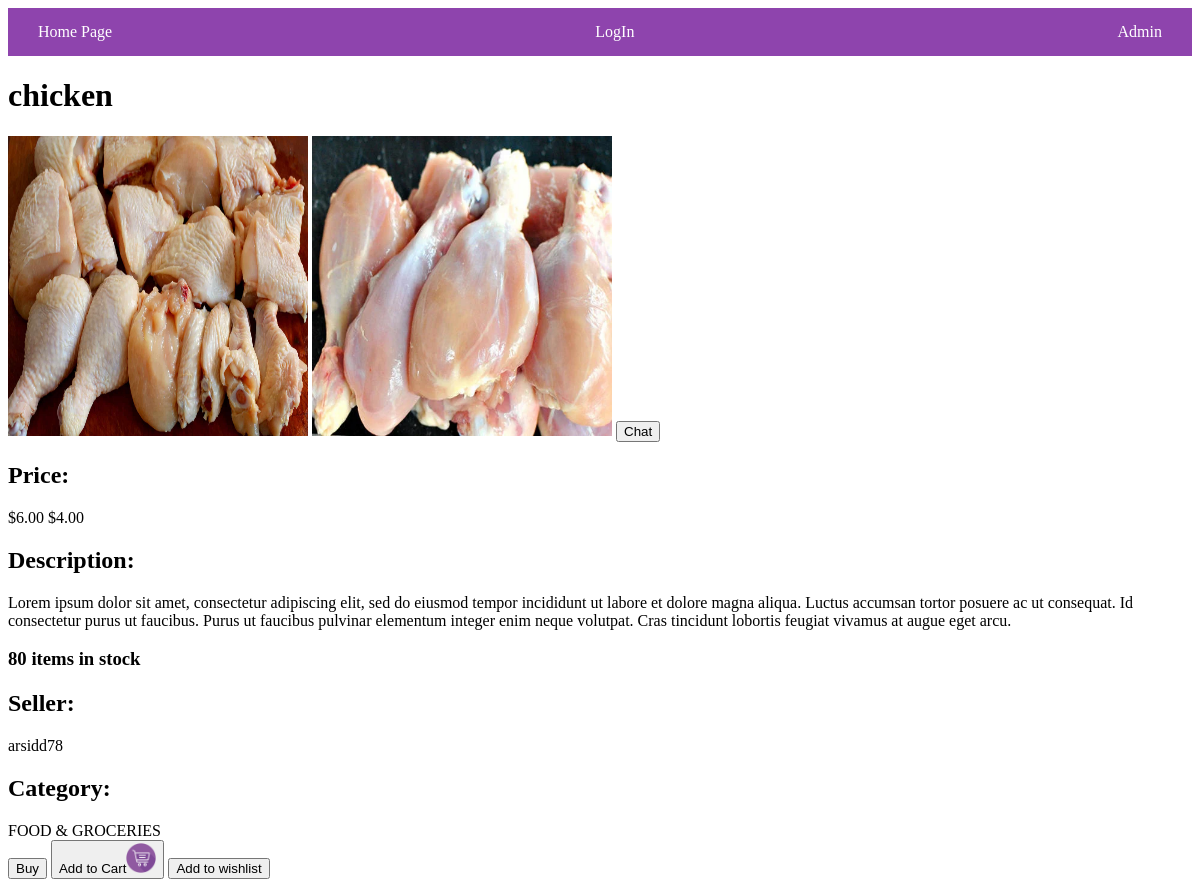
Screenshot of /detail/12/ with the database file from the repository.
### product/models.py (models this page shows, shortened)
class Products(models.Model):
    name = models.ForeignKey(User,on_delete=models.CASCADE)
    product_name = models.CharField(max_length=200)
    product_description = models.TextField(max_length=500)
    product_price = models.DecimalField('Price',max_digits=7,decimal_places=2)
    product_discounted_price = models.DecimalField('Discounted Price',max_digits=7,decimal_places=2,null=True,blank=True)
    product_specification = models.TextField(null= True, blank= True)
    product_posted_date = models.DateField( auto_now_add=True)
    product_images = models.ImageField(upload_to='products/')
    product_images2 = models.ImageField(null=True,blank=True,upload_to='products/')
    product_images3 = models.ImageField(null=True,blank=True,upload_to='products/')
    product_images4 = models.ImageField(null=True,blank=True,upload_to='products/')
    product_images5 = models.ImageField(null=True,blank=True,upload_to='products/')
    categories_choices = product_categories = {
    "ELECTRONICS": "Electronics",
    "CLOTHING & ACCESSORIES": "Clothing & Accessories",
    "HOME & KITCHEN": "Home & Kitchen",
    "BEAUTY & PERSONAL CARE": "Beauty & Personal Care",
    "HEALTH & FITNESS": "Health & Fitness",
    "TOYS & GAMES": "Toys & Games",
    "BOOKS & MEDIA": "Books & Media",
    "AUTOMOTIVE": "Automotive",
    "SPORTS & OUTDOORS": "Sports & Outdoors",
    "PET SUPPLIES": "Pet Supplies",
    "HOME APPLIANCES": "Home Appliances",
    "OFFICE SUPPLIES": "Office Supplies",
    "FURNITURE & DECOR": "Furniture & Decor",
    "JEWELRY & WATCHES": "Jewelry & Watches",
    "BABY & TODDLER": "Baby & Toddler",
    "FOOD & GROCERIES": "Food & Groceries",
    "ARTS & CRAFTS": "Arts & Crafts",
    "MUSICAL INSTRUMENTS": "Musical Instruments",
    "GARDEN & OUTDOOR LIVING": "Garden & Outdoor Living",
    "TRAVEL & LUGGAGE": "Travel & Luggage",
    "SMARTPHONE": "Smartphone",
    "LAPTOP": "Laptop",
    "CAMERA": "Camera",
    "TV": "TV",
    "HEADPHONE": "Headphone",
    "GADGET": "Gadget",
    "APPAREL": "Apparel",
    "BAG": "Bag",
    "JEWELRY": "Jewelry",
    "SUNGLASSES": "Sunglasses",
    "WATCH": "Watch",
    "HOME IMPROVEMENT": "Home Improvement",
    "DECOR": "Decor",
    "KITCHEN APPLIANCES": "Kitchen Appliances",
    "COOKWARE": "Cookware",
    "FURNITURE": "Furniture",
    "SKINCARE": "Skincare",
    "MAKEUP": "Makeup",
    "HAIRCARE": "Haircare",
    "GROOMING": "Grooming",
    "FRAGRANCES": "Fragrances",
    "EXERCISE EQUIPMENT": "Exercise Equipment",
    "NUTRITIONAL SUPPLEMENTS": "Nutritional Supplements",
    "FITNESS TRACKERS": "Fitness Trackers",
    "YOGA MATS": "Yoga Mats",
    "TOYS": "Toys",
    "BOARD GAMES": "Board Games",
    "PUZZLES": "Puzzles",
    "EDUCATIONAL TOYS": "Educational Toys",
    "OUTDOOR PLAY EQUIPMENT": "Outdoor Play Equipment",
    "BOOKS": "Books",
    "E-BOOKS": "E-books",
    "AUDIOBOOKS": "Audiobooks",
    "DVDS": "DVDs",
    "CDS": "CDs",
    "DIGITAL MEDIA": "Digital Media",
    "CAR PARTS": "Car Parts",
    "ACCESSORIES": "Accessories",
    "TOOLS": "Tools",
    "MAINTENANCE SUPPLIES": "Maintenance Supplies",
    "ELECTRONICS": "Electronics",
    "SPORTING EQUIPMENT": "Sporting Equipment",
    "CAMPING GEAR": "Camping Gear",
    "HIKING GEAR": "Hiking Gear",
    "OUTDOOR CLOTHING": "Outdoor Clothing",
    "FOOD": "Food",
    "TOYS": "Toys",
    "GROOMING PRODUCTS": "Grooming Products",
    "BEDS": "Beds",
    "CARRIERS": "Carriers",
    "LARGE APPLIANCES": "Large Appliances",
    "SMALL APPLIANCES": "Small Appliances",
    "STATIONERY": "Stationery",
    "DESK ORGANIZERS": "Desk Organizers",
    "PRINTERS": "Printers",
    "OFFICE FURNITURE": "Office Furniture",
    "TECHNOLOGY ACCESSORIES": "Technology Accessories",
    "SOFAS": "Sofas",
    "CHAIRS": "Chairs",
    "TABLES": "Tables",
    "LIGHTING FIXTURES": "Lighting Fixtures",
    "RUGS": "Rugs",
    "RINGS": "Rings",
    "NECKLACES": "Necklaces",
    "BRACELETS": "Bracelets",
    "EARRINGS": "Earrings",
    "WATCHES": "Watches",
    "CLOTHING": "Clothing",
    "DIAPERS": "Diapers",
    "FEEDING SUPPLIES": "Feeding Supplies",
    "STROLLERS": "Strollers",
    "TOYS": "Toys",
    "NON-PERISHABLE FOOD": "Non-perishable Food",
    "SNACKS": "Snacks",
    "BEVERAGES": "Beverages",
    "GOURMET FOODS": "Gourmet Foods",
    "SPICES": "Spices",
    "ART SUPPLIES": "Art Supplies",
    "CRAFTING MATERIALS": "Crafting Materials",
    "DIY KITS": "DIY Kits",
    "SEWING SUPPLIES": "Sewing Supplies",
    "GUITARS": "Guitars",
    "KEYBOARDS": "Keyboards",
    "DRUMS": "Drums",
    "VIOLINS": "Violins",
    "WIND INSTRUMENTS": "Wind Instruments",
    "GARDENING TOOLS": "Gardening Tools",
    "PLANTS": "Plants",
    "OUTDOOR FURNITURE": "Outdoor Furniture",
    "BBQ GRILLS": "BBQ Grills",
    "LUGGAGE SETS": "Luggage Sets",
    "BACKPACKS": "Backpacks",
    "TRAVEL ACCESSORIES": "Travel Accessories",
    "TOILETRIES": "Toiletries",
    "OUTDOOR GEAR": "Outdoor Gear"
    }
    product_category = models.CharField('category',max_length=100,choices=categories_choices)
    product_quantity = models.IntegerField()
    sellor_name = models.CharField(max_length=100)
    company_name = models.CharField(null= True, blank= True, max_length=200)
    product_website = models.URLField(null= True,blank=True)

### product/views.py (the view)
# urls.py: path('detail/<int:pk>/',views.product_details,name='details'),
def product_details(request,pk):
    product = get_object_or_404(Products,id=pk)
    context = {'product':product}
    return render(request,'product/details.html',context)

### product/templates/product/details.html (shortened to what this page needs)
{% load static %}
<!DOCTYPE html>
<html lang="en">
<head>
    <link rel="stylesheet" href="{% static 'product/details_style.css' %}">
</head>
<body>
    <nav>
        <a href="{% url 'product:home' %}">Home Page</a>
        {% if request.user.is_authenticated %}
            <a href="{% url 'registration:signout' %}">LogOut</a>
        {% else %}
            <a href="{% url 'registration:login' %}">LogIn</a>
        {% endif %}
        <a href="/admin/">Admin</a>
    </nav>
    <h1>{{product.product_name}}</h1>
    <img src="{{product.product_images.url}}" width="300" height="300" class="prouduct_image">
    {% if product.product_images2 %}
        <img src="{{product.product_images2.url}}" width="300" height="300" class="prouduct_image">
    {% endif %}
    <a href="{% url 'member:chat'  %}"><button>Chat</button></a>
    <h2 class="product_price">Price:</h2>
    {% if product.product_discounted_price %}
    <label>${{product.product_price}}   ${{product.product_discounted_price}}</label>
    {% else %}
    <label>${{product.product_price}}</label>
    {% endif %}
    <h2 class="product_description">Description:</h2>
    <label>{{product.product_description}}</label>
    <h3>{{product.product_quantity}} items in stock</h3>
    <h2 class="sellor_info">Seller:</h2>
    <label>{{product.sellor_name}}</label>
    <h2 class="product_category">Category:</h2>
    <label>{{product.product_category}}</label>
    <br>
    <a href="{% url 'product:purchase_page' product.id %}"><button class="purchase_pd">Buy</button></a>
    <button class="addto_cart" onclick= location.href="{% url 'member:add_to_cart' product.id %}"> Add to Cart<img src="\media\products\cartbtn_pic.ico" width="30"> </button>
    <button class="wishlist" onclick=location.href="{% url 'member:add_to_wishlist' product.id %}">Add to wishlist</button>
</body>
</html>

### product/static/product/details_style.css (style rules this page uses)
nav { display: flex; justify-content: space-between; align-items: center; background-color: #8e44ad; padding: 10px 20px; position: relative; }
nav a { color: #fff; text-decoration: none; padding: 5px 10px; font-size: 16px; transition: background-color 0.3s ease; }
nav a:not(:first-child) { margin-left: 20px; }

### rows the page displays
Products: product_name "chicken", product_images (picture), product_images2 (picture), product_price "6.00", product_discounted_price "4.00", product_description "Lorem ipsum dolor sit amet, consectetur adipiscing elit, sed do eiusmod tempor incididunt ut labore et dolore magna aliqua. Luctus accumsan tortor posuere ac ut consequat. Id consectetur purus ut faucibus. Purus ut faucibus pulvinar elementum integer enim neque volutpat. Cras tincidunt lobortis feugiat vivamus at augue eget arcu.", product_quantity "80", sellor_name "arsidd78", product_category "FOOD & GROCERIES"
